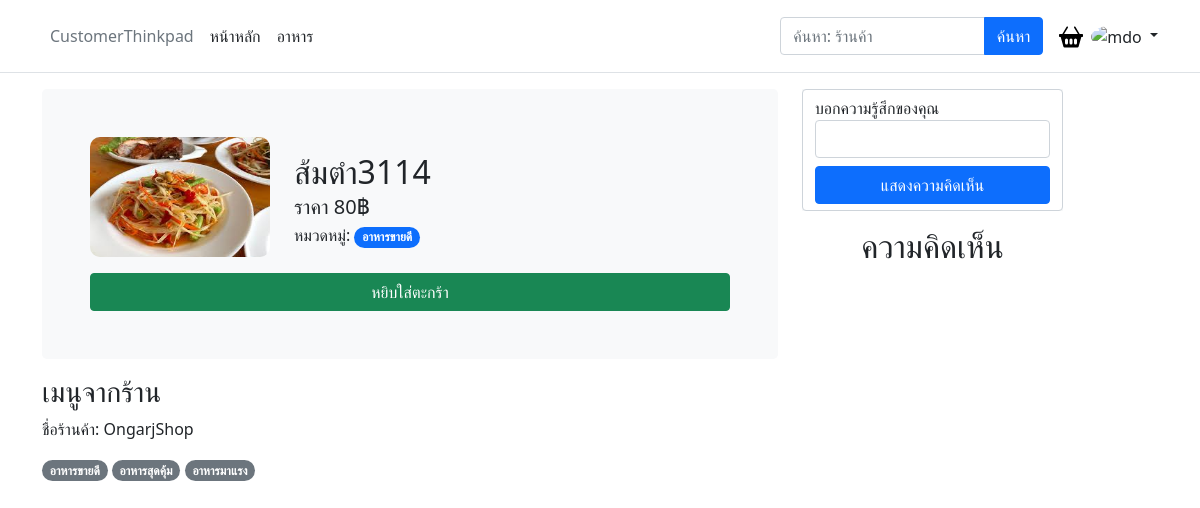
The app's page /Views/Customer/fooddetail.php?IdFood_Get=10 (signed in) with its own data.
### tables this page shows
CREATE TABLE IF NOT EXISTS `food` (
  `IdFood` int(11) NOT NULL AUTO_INCREMENT,
  `IdTypeFood` int(11) NOT NULL,
  `NameFood` varchar(50) NOT NULL DEFAULT '',
  `PriceFood` int(11) NOT NULL DEFAULT 0,
  `ImageFood` varchar(50) NOT NULL,
  `IdShop` int(11) NOT NULL,
  PRIMARY KEY (`IdFood`)
);

CREATE TABLE IF NOT EXISTS `typefood` (
  `IdTypeFood` int(11) NOT NULL AUTO_INCREMENT,
  `IdShop` int(11) NOT NULL,
  `NameTypeFood` varchar(255) NOT NULL,
  PRIMARY KEY (`IdTypeFood`)
);

CREATE TABLE IF NOT EXISTS `users` (
  `idAll` int(11) NOT NULL AUTO_INCREMENT,
  `NameAll` varchar(50) NOT NULL,
  `PasswordAll` varchar(50) NOT NULL,
  `DescriptionShop` varchar(255) DEFAULT NULL,
  `AddressCustomer` varchar(255) DEFAULT NULL,
  `ImageAll` varchar(255) DEFAULT '../../Src/Images/Unknown.png',
  `AccessStatusSCR` int(11) DEFAULT 0,
  `RoleAll` varchar(255) NOT NULL,
  `IdTypeShop` int(11) DEFAULT NULL,
  PRIMARY KEY (`idAll`)
);

### Includes/autoload.inc.php (called while the page is built, shortened)
<?php
spl_autoload_register(function ($className) {
    $classMap = [
        'services' => 'Services/' . $className . '.service.php',
        'dbconnect' => 'Models/' . $className . '.inc.php',
        'Models' => 'Models/' . $className . '.model.php',
    ];
    foreach ($classMap as $class => $path) {
        $fullPath = dirname(__DIR__) . '/' . $path;
        if (file_exists($fullPath)) {
            return;
        }
    }
});

### Models/connect_database.inc.php (called while the page is built, shortened)
<?php
class connect_database
{
    public $ObjConnect;
    public function __construct()
    {
        $this->ObjConnect =new mysqli("localhost:3306", "root", "root", "orderfoodonline");
    }
public function SelectTable(?string $colname = null, string $TableName = "",?string $sqlcustom = null): object
{
    $colname = $colname ?? "*";
    $Sort = $Sort ?? "ASC";
    if ($TableName != "") {
        $sql = "SELECT " . $colname . " FROM " . $TableName." ".$sqlcustom;
        return $this->ObjConnect->query($sql);
    }
    return false;
}
}
?>

### Services/customer.service.php (called while the page is built, shortened)
<?php
require_once dirname(__DIR__) . '/Includes/autoload.inc.php';
class customer
{
    public function CheckItem(int $IdFood): String
    {
        if (isset($_COOKIE['cart'])) {
            $DeCart = json_decode($_COOKIE['cart']);
        } else {
            return false;
        }
    }
}

### Views/Customer/fooddetail.php (the view, shortened to what this page needs)
<?php
require_once "../../Includes/autoload.inc.php";
$service = new connect_database();
$foodinfo = $service->SelectTable(null, "food", "Where IdFood = {$_REQUEST['IdFood_Get']}")->fetch_assoc(); ?>
<!DOCTYPE html>
<html lang="en">
<head>
    <?php include '../Shares/header.layout.php' ?>
</head>
<body>
    <?php include 'navbar.layout.php' ?>
    <main class="container">
        <div class="row">
            <div class="col-xl-8">
                <div class="p-5 rounded-3 bg-light">
                    <div class="d-flex text-black ">
                        <div class="flex-shrink-0 me-4">
                            <img src="<?= $foodinfo['ImageFood'] ?>" alt="Generic placeholder image" class="img-fluid img-fluid" style="width: 180px;Height: 120px; border-radius: 10px;">
                        </div>
                        <div class="flex-grow-1">
                            <h2 class="mb-1 mt-3"><?= $foodinfo['NameFood'] ?></h2>
                            <h5 class="mb-1 mt-0">ราคา <?= $foodinfo['PriceFood'] ?>฿</h5>
                            <?php
                            require_once '../../Includes/autoload.inc.php';
                            $service = new connect_database();
                            $result = $service->SelectTable(null, "typefood", "Where IdTypeFood = " . $foodinfo['IdTypeFood']);
                            foreach ($result as $row) { ?>
                                หมวดหมู่: <a class="badge rounded-pill bg-primary text-decoration-none g-2"><?= $row['NameTypeFood'] ?></a>
                            <?php } ?>
                        </div>
                    </div>
                    <div class="mt-3">
                        <?php
                        $customer = new customer();
                        if (isset($_SESSION['IdUser_Session'])) {
                            if ($customer->CheckItem($_REQUEST['IdFood_Get'])) { ?>
                                <a class="btn btn-danger w-100" disabled>ถูกเพิ่มลงในตะกร้าแล้ว</a>
                            <?php } else { ?>
                                <a href="../../Controllers/customer.ctr.php?action_Get=AddCartFood&IdFood_Get=<?= $foodinfo['IdFood'] ?>" class="btn btn-success w-100">หยิบใส่ตะกร้า</a>
                            <?php } ?>
                        <?php } else { ?>
                            <a href="../Shares/login.php" class="btn btn-danger w-100">โปรดเข้าสู่ระบบ</a>
                        <?php } ?>
                    </div>
                </div>
                <h3 class="mt-3">เมนูจากร้าน</h3>
                <?php $shopinfo = $service->SelectTable(null, "users", "Where idAll = " . $foodinfo['IdShop'])->fetch_assoc(); ?>
                <p>ชื่อร้านค้า: <?= $shopinfo['NameAll'] ?></p>
                <?php
                $result = $service->SelectTable(null, "typefood", "Where IdShop = " . $shopinfo['idAll']);
                foreach ($result as $row) { ?>
                    <a class="badge rounded-pill bg-secondary text-decoration-none g-1 mt-0" href="shop.php?IdTypeFood_Get=<?= $row['IdTypeFood'] ?>&IdShop_Get=<?= $row['IdShop'] ?>"><?= $row['NameTypeFood'] ?></a>
                <?php } ?>
            </div>
            <div class="col-xl-3">
                <div class="bg-light">
                    <form class="form-control" action="../../Controllers/customer.ctr.php?action_Get=Comment&IdFood_Get=<?= $_REQUEST['IdFood_Get'] ?>" method="Post">
                        <label class="label-control">บอกความรู้สึกของคุณ</label>
                        <input class="form-control" type="text" name="Comment_Post" id="">
                        <?php if (isset($_SESSION['IdUser_Session'])) { ?>
                            <input class="btn btn-primary w-100 mt-2" type="submit" value="แสดงความคิดเห็น">
                        <?php } else { ?>
                            <a href="../Shares/login.php" class="btn btn-danger w-100 mt-2">โปรดเข้าสู่ระบบ</a>
                        <?php } ?>
                    </form>
                </div>
                <h2 class="text-center mt-3">ความคิดเห็น</h2>
            </div>
        </div>
    </main>
</body>
</html>

### records on screen
food: ImageFood (picture), NameFood "ส้มตำ3114", PriceFood "80"
typefood: NameTypeFood "อาหารขายดี"
users: NameAll "OngarjShop"
typefood: NameTypeFood "อาหารสุดคุ้ม"
typefood: NameTypeFood "อาหารมาแรง"
